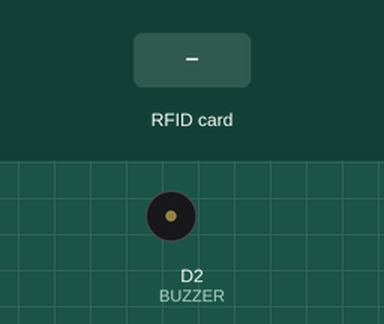
This sketch was run on a simulated ESP8266 (NodeMCU). Shown: buzzer (waves = sounding). The test bench sets the inputs (shaded band). WiFi joins after 1.5 s; servers stay silent unless stated; uploads are accepted with an empty reply; what the sketch prints to the serial monitor is not drawn.

Above: at 3.8 s.
3.9 s: RFID card 5E 7A 19 C4 held to the reader
At 4.26 s:
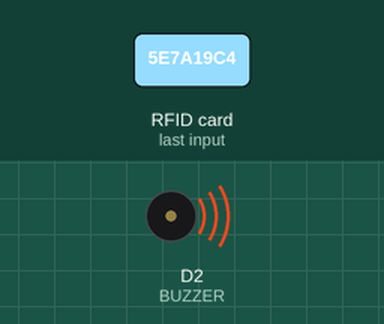
Timing chart, 0 to 6.9 s (numbered marks = the images above; inputs shaded):
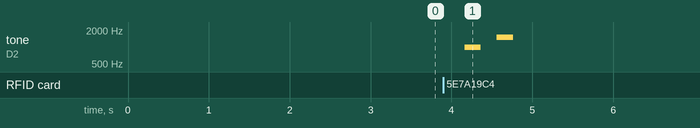

Measured:
- after the input at 3.9 s, tone on D2 (BUZZER): silent → 1000 Hz after 0.26 s, → silent 0.20 s later, → 1500 Hz 0.20 s later, → silent 0.20 s later

The sketch:

main.ino
```cpp
#include <SPI.h>
#include <MFRC522.h>
#include <Arduino.h>
#include <ESP8266WiFi.h>
#include <ESP8266HTTPClient.h>
#include <WiFiClientSecure.h>

// Pin definitions based on your specified wiring
// Keep these as they are the pins your MFRC522 module's SS and RST are connected to
#define RST_PIN D1 // Your specified RST pin (GPIO15)
#define SS_PIN D8  // Your specified SDA (SS) pin (GPIO16)

// IMPORTANT: Changed BUZZER pin.
// You had BUZZER defined on the same pin as RST (GPIO15).
// This will cause conflicts. Using D2 (GPIO4) as an example.
// Make sure you connect your buzzer to this new pin.
#define BUZZER D2 // Changed BUZZER pin to D2 (GPIO4)

// SPI Pins - We no longer need to define these explicitly for SPI.begin()
// because we are using the default pins.
// #define SPI_SCK_PIN 14  // D5 is GPIO14
// #define SPI_MISO_PIN 12  // D6 is GPIO12
// #define SPI_MOSI_PIN 13  // D7 is GPIO13

// The MFRC522 constructor still needs to know which pins are used for SS and RST
MFRC522 mfrc522(SS_PIN, RST_PIN);
MFRC522::MIFARE_Key key;
MFRC522::StatusCode status;

int blockNum = 2; // The block you want to read from

// bufferLen should be exactly 18 bytes for MIFARE_Read (16 data + 2 status)
byte bufferLen = 18;
byte readBlockData[18];

String card_holder_name_string; // Renamed to avoid conflict with the function
const String sheet_url = "https://script.google.com/macros/s/AKfycbxC6ErTfZpiKzVisGHfvnR64z4kVGXUGSRKlgeRcDvL2r15bKAfTHRzGMeN6g_4IHYqSg/exec?name="; // Replace with your Google Sheet URL

#define WIFI_SSID "Galaxy A21s7B2C" // Replace with your WiFi SSID
#define WIFI_PASSWORD "dwho1430" // Replace with your WiFi Password

// Default key for MIFARE Classic (often all FFs or all 00s)
// Initialize with a common default key. You might need to try the other if this doesn't work.
void setupKey() {
  for (byte i = 0; i < 6; i++) {
    key.keyByte[i] = 0xFF; // Common default key
    // key.keyByte[i] = 0x00; // Another common default key - uncomment and try if FF doesn't work
  }
}

void setup() {
  // Start the Serial Monitor
  Serial.begin(9600);
  // Add delays to allow the Serial Monitor to connect
  delay(1000);
  Serial.println("Serial communication started!");

  // Configure the BUZZER pin
  pinMode(BUZZER, OUTPUT);
  digitalWrite(BUZZER, LOW); // Ensure buzzer is off initially

  // Connect to WiFi
  Serial.print("Connecting to AP");
  WiFi.begin(WIFI_SSID, WIFI_PASSWORD);
  while (WiFi.status() != WL_CONNECTED) {
    Serial.print(".");
    delay(500); // Increased delay slightly for connection
  }
  Serial.println("");
  Serial.println("WiFi connected.");
  Serial.print("IP address: ");
  Serial.println(WiFi.localIP());
  Serial.println();

  // Initialize the SPI bus using default pins
  // Removed arguments to use the default SCK, MISO, and MOSI pins
  SPI.begin();
  Serial.println("SPI initialized with default pins.");

  // Initialize the MFRC522 module
  // The MFRC522 library will use the SS_PIN and RST_PIN defined in the constructor
  mfrc522.PCD_Init();
  Serial.println("MFRC522 initialized.");

  // Setup the default key for authentication
  setupKey(); // Call the setupKey function
  Serial.println("Default authentication key setup.");

  Serial.println("\nPlace a MIFARE Classic card on the reader.");
}

void loop() {
  // ... (rest of your loop function remains the same) ...
  // (The code for card detection, reading, buzzer, and HTTP request)
  // ... (Refer to the previous response for the complete loop function) ...

  // Check if a new card is present
  if (!mfrc522.PICC_IsNewCardPresent()) {
    delay(100); // Small delay to prevent flooding the loop
    return; // If no card is detected, keep checking
  }

  // If we have a new card, try to read its serial (UID)
  if (!mfrc522.PICC_ReadCardSerial()) {
    return; // If we cannot read the card serial, try again
  }

  Serial.print("\n");
  Serial.println("**Card Detected**");
  Serial.print(F("Card UID:"));

  // Print the UID of the card
  for (byte i = 0; i < mfrc522.uid.size; i++) {
    Serial.print(mfrc522.uid.uidByte[i] < 0x10 ? " 0" : " ");
    Serial.print(mfrc522.uid.uidByte[i], HEX);
  }
  Serial.print("\n");

  // Show card type
  Serial.print(F("PICC type: "));
  MFRC522::PICC_Type piccType = mfrc522.PICC_GetType(mfrc522.uid.sak);
  Serial.println(mfrc522.PICC_GetTypeName(piccType));
  Serial.print("\n");

  // Proceed to read data from the card
  Serial.println(F("Attempting to read from Data Block..."));
  ReadDataFromBlock(blockNum, readBlockData);

  // Print the data read from block
  Serial.print("\n");
  Serial.print(F("Data read from Block "));
  Serial.print(blockNum);
  Serial.print(F(" --> "));
  // Print only the first 16 bytes as they contain the data
  for (int j = 0; j < 16; j++) {
    Serial.write(readBlockData[j]);
  }
  Serial.print("\n");

  // Trigger the buzzer
int buzzerFrequency1 = 1000; // Example frequency in Hz
  int buzzerFrequency2 = 1500; // Another example frequency

  tone(BUZZER, buzzerFrequency1); // Start the first tone
  delay(200); // Play for 200 milliseconds
  noTone(BUZZER); // Stop the tone
  delay(200); // Pause
  tone(BUZZER, buzzerFrequency2); // Start the second tone
  delay(200); // Play for 200 milliseconds
  noTone(BUZZER); // Stop the tone


  // Send data to Google Sheet via HTTP GET request
  if (WiFi.status() == WL_CONNECTED) {
    WiFiClientSecure client;
    // WARNING: Using setInsecure() disables certificate validation.
    // Only use this if you understand the security implications and trust the server.
    // For production, you should properly validate the certificate.
    client.setInsecure();

    // Convert the read data (byte array) to a String for the URL
    // Be careful with null termination and character encoding here.
    // String((char*)readBlockData) treats the byte array as a C-style string.
    // The data from the RFID card should ideally be null-terminated if it's a string.
    // Added a check to ensure the first 16 bytes are treated as a string.
    card_holder_name_string = sheet_url + "?data=" + String((char*)readBlockData).substring(0, 16); // Added "?data=" and substring
    card_holder_name_string.trim(); // Remove leading/trailing whitespace
    // URL encode the data if it contains special characters (spaces, etc.)
    // This is important for GET requests.
    card_holder_name_string.replace(" ", "%20"); // Simple example for spaces

    Serial.print("Constructed URL: ");
    Serial.println(card_holder_name_string);

    HTTPClient https;
    Serial.print(F("[HTTPS] begin...\n"));

    // Ensure the URL is valid and the client can connect
    if (https.begin(client, card_holder_name_string)) {
      Serial.print(F("[HTTPS] GET...\n"));
      // start connection and send HTTP header
      int httpCode = https.GET();
      // httpCode will be negative on error
      if (httpCode > 0) {
        // HTTP header has been sent and Server response header has been handled
        Serial.printf("[HTTPS] GET... code: %d\n", httpCode);
        // You can read the response payload here if needed
        // String payload = https.getString();
        // Serial.println(payload);
      } else {
        Serial.printf("[HTTPS] GET... failed, error: %s\n", https.errorToString(httpCode).c_str());
      }
      https.end(); // Close connection
    } else {
      Serial.printf("[HTTPS] Unable to connect to %s\n", card_holder_name_string.c_str());
    }
  } else {
    Serial.println("WiFi not connected. Skipping HTTP request.");
  }

  // Halt PICC (card) to prevent multiple readings of the same card
  mfrc522.PICC_HaltA();
  // Stop encryption if it was started
  mfrc522.PCD_StopCrypto1();

  Serial.println("\n--------------------\n"); // Separator for next card detection
  delay(1000); // Delay before checking for the next card
}


// Function to read data from the card block
void ReadDataFromBlock(int blockNum, byte readBlockData[]) {
  // Authenticate before reading
  status = mfrc522.PCD_Authenticate(MFRC522::PICC_CMD_MF_AUTH_KEY_A, blockNum, &key, &(mfrc522.uid));
  if (status != MFRC522::STATUS_OK) {
    Serial.print("Read Authentication failed: ");
    Serial.println(mfrc522.GetStatusCodeName(status));
    return;
  } else {
    Serial.println("Read Authentication success.");
  }

  // Read the data
  // The bufferLen variable needs to be a pointer when passed to MIFARE_Read
  byte actualBufferLen = bufferLen; // Use a local variable for the pointer
  status = mfrc522.MIFARE_Read(blockNum, readBlockData, &actualBufferLen); // Pass address of local variable
  if (status != MFRC522::STATUS_OK) {
    Serial.print("Reading Block ");
    Serial.print(blockNum);
    Serial.print(" failed: ");
    Serial.println(mfrc522.GetStatusCodeName(status));
    return;
  } else {
    Serial.print("Block ");
    Serial.print(blockNum);
    Serial.println(" was read successfully.");
  }
  // Ensure the read data is null-terminated if you intend to treat it as a string.
  // This prevents issues when converting to String for the HTTP request.
  // Assuming the data in the block is meant to be a string.
  if (actualBufferLen > 0 && actualBufferLen <= 16) { // Check bounds
      readBlockData[actualBufferLen] = '\0'; // Null terminate the string
  } else if (actualBufferLen > 16) { // If buffer is larger than 16 (due to status bytes), null terminate at 16
       readBlockData[16] = '\0';
  }
}

// The original code did not have a WriteDataToBlock function,
// but I'll include a placeholder/commented-out version for completeness
/*
void WriteDataToBlock(int blockNum, byte blockData[]) {
  // Authenticate before writing
  status = mfrc522.PCD_Authenticate(MFRC522::PICC_CMD_MF_AUTH_KEY_A, blockNum, &key, &(mfrc522.uid));
  if (status != MFRC522::STATUS_OK) {
    Serial.print("Write Authentication failed: ");
    Serial.println(mfrc522.GetStatusCodeName(status));
    return;
  } else {
    Serial.println("Write Authentication success.");
  }

  // Write the data
  status = mfrc522.MIFARE_Write(blockNum, blockData, 16);
  if (status != MFRC522::STATUS_OK) {
    Serial.print("Writing to Block ");
    Serial.print(blockNum);
    Serial.print(" failed: ");
    Serial.println(mfrc522.GetStatusCodeName(status));
    return;
  } else {
    Serial.print("Data was written into Block ");
    Serial.print(blockNum);
    Serial.println(" successfully.");
  }
}
*/
```
